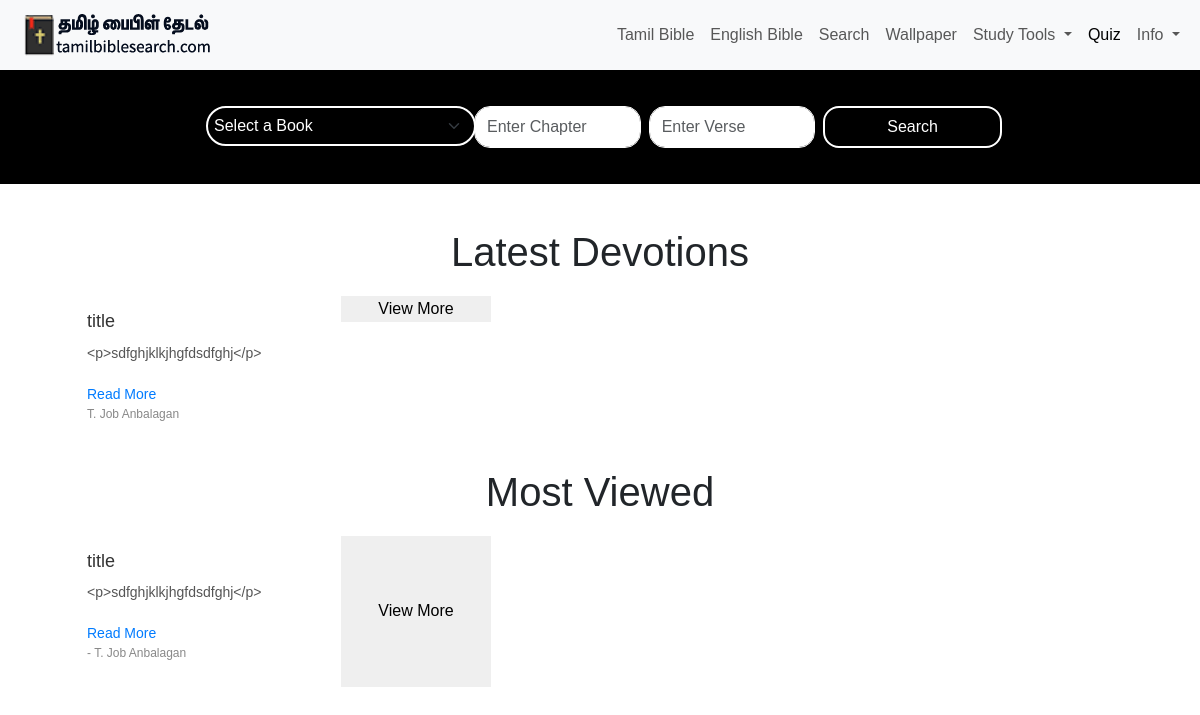
Screenshot of /tamil-bible-study with the database file from the repository.
### myapp/models.py (models this page shows, shortened)
class Authormessage(models.Model):
    title = models.CharField(max_length=100)
    url = models.CharField(max_length=100)
    author = models.ForeignKey('Author', on_delete=models.CASCADE, related_name='bible_references')
    select_tag = models.ManyToManyField('TaxonomyBibleStudy', related_name='selected_tags')
    tamil_bible_message = RichTextField(null=True, blank=True)
    view_count = models.IntegerField(default=0)  # Field to track view count

class Author(models.Model):
    add_author = models.CharField(max_length=100)

### myapp/views.py (the view)
# urls.py: path('tamil-bible-study', views.tamil_bible_study, name='tamil-bible-study'),
def tamil_bible_study(request):
    books = BibleDb.objects.values('tamilname').distinct()
    latest_messages = Authormessage.objects.all().order_by('-id')[:8]
    most_viewed_messages = Authormessage.objects.all().order_by('-view_count')[:8]
    context = {
        'books': books,
        'title': 'Tamil Bible Study',
        'latest_messages': latest_messages,  # Pass the latest 8 records to the template
        'most_viewed_messages': most_viewed_messages,  # Pass the most viewed records to the template
    }
    return render(request, 'tamil_bible_study.html', context)

### myapp/templates/tamil_bible_study.html (shortened to what this page needs)
{% extends 'base.html' %}
{% load static %}
{% block content %}
<!DOCTYPE html>
<html lang="en">
<head>
</head>
<body>
    <h1 style="text-align:center">Latest Devotions</h1>
    <div class="container">
        <div class="grid">
            {% for message in latest_messages %}
            <div class="card">
                <h3>{{ message.title }}</h3>
                <p> {{ message.tamil_bible_message|truncatewords:5 }} </p>
                <a href="{% url 'sermon_detail' message.url %}">Read More</a>
                <p class="author">{{ message.author.add_author }}</p>
            </div>
            {% endfor %}
            <a href="{% url 'all_devotions' %}"><button style="    width: fit-content;
    border: 1px;">View More</button></a>
        </div>
    </div>
    <h1 style="text-align:center">Most Viewed</h1>
<div class="container">
    <div class="grid">
        {% for message in most_viewed_messages %}
        <div class="card">
            <h3>{{ message.title }}</h3>
            <p> {{ message.tamil_bible_message|truncatewords:5 }} </p>
            <a href="{% url 'sermon_detail' message.url %}">Read More</a>
            <p class="author">- {{ message.author.add_author }}</p>
        </div>
        {% endfor %}
        <button style="width: fit-content; border: 1px;">View More</button>
    </div>
</div>
</body>
{% endblock %}

### myapp/templates/base.html (style rules this page uses)
@media (min-width: 769px) { select, input, button { flex: 1; min-width: 150px; } }

### myapp/templates/tamil_bible_study.html (style rules this page uses)
body { font-family: Arial, sans-serif; margin: 0; padding: 0; }
.container { width: 90%; margin: 20px auto; }
.grid { display: grid; grid-template-columns: repeat(4, 1fr); gap: 20px; }
.card { padding: 15px; text-align: left; border: navajowhite; background-color: white; box-shadow: none; }
.card h3 { margin: 0 0 10px 0; font-size: 18px; color: #333; }
.card p { margin: 0 0 10px 0; font-size: 14px; color: #555; }
.card a { text-decoration: none; font-size: 14px; color: #007BFF; display: inline-block; margin-top: 10px; }
.card .author { font-size: 12px; color: #888; }

### rows the page displays
Authormessage: title "title", tamil_bible_message "<p>sdfghjklkjhgfdsdfghj</p>", author.add_author "T. Job Anbalagan"
